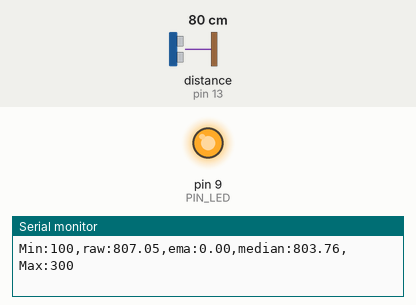
The sketch below on a simulated Arduino Uno, built with avr-gcc and run on an emulated ATmega328P. On the bench: output pins drawn as LEDs (lit = HIGH), the last lines printed to the serial monitor. Wiring (inferred from the names in the program): ultrasonic range finder: trigger pin 12; echo pin 13. The test bench sets the inputs (shaded band); at power-on: distance to the obstacle (sensor on pin 13) 80 cm. The echo pulse lasts 58.3 µs per cm; pins used as bus, display or sensor lines are not drawn.

Above: at 1.2 s.
1.3 s: distance to the obstacle (sensor on pin 13) set to 18 cm
At 2.5 s:
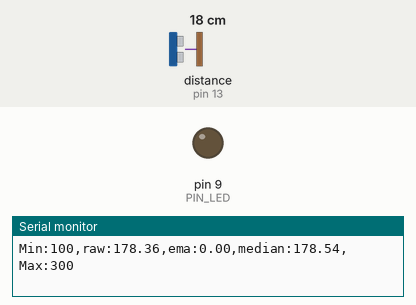
2.8 s: distance to the obstacle (sensor on pin 13) set to 2 cm
At 3.6 s:
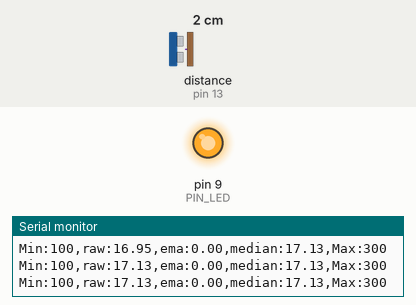
Timing chart, 0 to 5.8 s (numbered marks = the images above; inputs shaded):
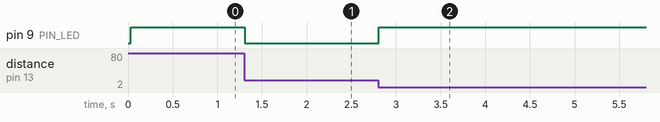

The sketch:

09_example_1.ino
```cpp
#define PIN_LED   9
#define PIN_TRIG 12
#define PIN_ECHO 13

#define SND_VEL 346.0
#define INTERVAL 25
#define PULSE_DURATION 10
#define _DIST_MIN 100
#define _DIST_MAX 300

#define TIMEOUT ((INTERVAL / 2) * 1000.0)
#define SCALE (0.001 * 0.5 * SND_VEL)

#define _EMA_ALPHA 0.5

#define N_SAMPLES 30

unsigned long last_sampling_time;
float dist_ema;

float dist_samples[N_SAMPLES];
int sample_index = 0;
int sample_count = 0;
float dist_median;

float median_filter(float *data, int size) {
  float temp[size];
  for (int i = 0; i < size; i++) {
    temp[i] = data[i];
  }

  for (int i = 0; i < size - 1; i++) {
    for (int j = 0; j < size - i - 1; j++) {
      if (temp[j] > temp[j + 1]) {
        float swap = temp[j];
        temp[j] = temp[j + 1];
        temp[j + 1] = swap;
      }
    }
  }

  if (size % 2 ==1){
    return temp[size / 2];
  }
  else {
    return (temp[size / 2 -1] + temp[size / 2]) / 2.0;
  }
}


void setup() {
  pinMode(PIN_LED,OUTPUT);
  pinMode(PIN_TRIG,OUTPUT);
  pinMode(PIN_ECHO,INPUT);
  digitalWrite(PIN_TRIG, LOW);

  Serial.begin(57600);

  for (int i = 0; i < N_SAMPLES; i++) {
    dist_samples[i] = 0.0;
  }

  dist_ema = 0.0;
}

void loop() {
  float dist_raw, dist_filtered;

  if (millis() < last_sampling_time + INTERVAL)
    return;

  dist_raw = USS_measure(PIN_TRIG,PIN_ECHO);

  // EMA Filter
  dist_ema = _EMA_ALPHA * dist_filtered + (1 - _EMA_ALPHA) * dist_ema;

  // 중위수 필터
  dist_samples[sample_index] = dist_raw;

  sample_index = (sample_index + 1) % N_SAMPLES;

  if (sample_count < N_SAMPLES)
    sample_count++;

  dist_median = median_filter(dist_samples, sample_count);


  Serial.print("Min:");   Serial.print(_DIST_MIN);
  Serial.print(",raw:"); Serial.print(dist_raw);
  Serial.print(",ema:"); Serial.print(dist_ema);
  Serial.print(",median:"); Serial.print(dist_median);
  Serial.print(",Max:");  Serial.print(_DIST_MAX);
  Serial.println("");

  if ((dist_raw < _DIST_MIN) || (dist_raw > _DIST_MAX) || (dist_raw == 0.0))
    digitalWrite(PIN_LED, 1);
  else
    digitalWrite(PIN_LED, 0);

  last_sampling_time += INTERVAL;
}

float USS_measure(int TRIG, int ECHO)
{
  digitalWrite(TRIG, HIGH);
  delayMicroseconds(PULSE_DURATION);
  digitalWrite(TRIG, LOW);

  return pulseIn(ECHO, HIGH, TIMEOUT) * SCALE;
}
```

Measured:
- after the input at 1.3 s, pin 9 (PIN_LED): HIGH → LOW at once
- after the input at 2.8 s, pin 9 (PIN_LED): LOW → HIGH at once
